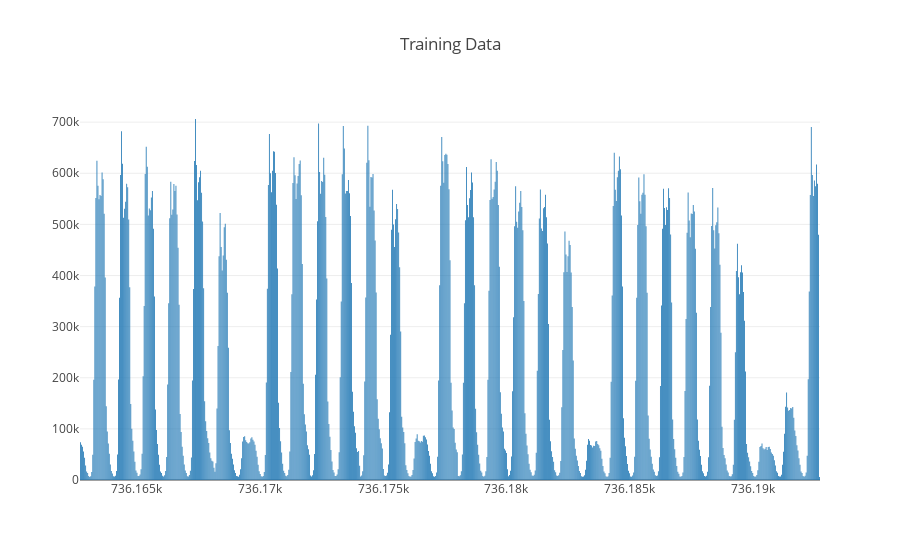

Write notebook code for a chart like this one.
### Markdown cell above
We are using "plotly" module for Python.
It allows generating charts online via cloud service and offline.

### Code cell
# Generate training data chart using plotly
print("Plotly version", __version__) # requires plotly version >= 1.9.0
init_notebook_mode(connected=True)

# Prepare chart data
set1 = go.Bar(
    x=dataSet["dateFrac"],
    y=dataSet["cnt"],
    name="Cnt")
barData = [set1]

# Use offline mode to display charts
barLayout = go.Layout(barmode='group', title="Training Data")
fig = go.Figure(data=barData, layout=barLayout)
iplot(fig)

### Figure 1 — Plotly figure (JSON) as saved in the notebook; plotly's stock layout.template omitted (floating-point values rounded to 4 significant figures; data arrays with more than 128 entries replaced by an {"elided": "..."} marker saying what was removed)
{"data": [{"name": "Cnt", "type": "bar", "x": {"elided": "721 float values"}, "y": {"elided": "721 int values"}}], "layout": {"barmode": "group", "title": "Training Data"}}
